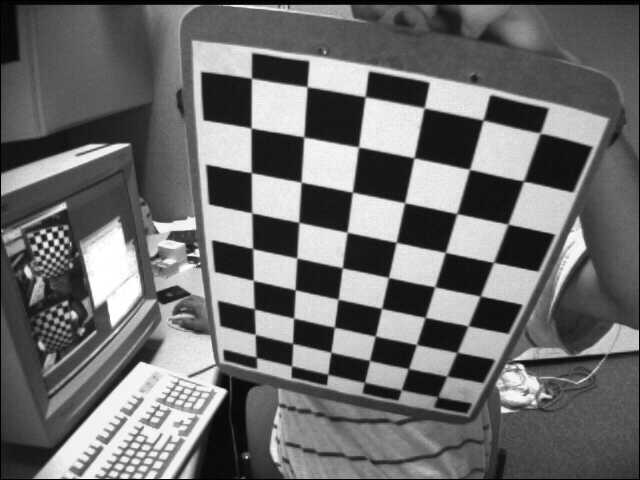
//> input picture thermal_range_calib/scripts_intrinsic/opencv_data/left03.jpg, 640 x 480 px, given in place of 0thermal.png, which was not available
$ ./laplace_test   (built with g++ and OpenCV 4)
//> lines starting //> are read from the running program, lines starting //| are printed output that depends on the picture; after the words box and inside, x2 and y2 are one past the last pixel; in counts of white or black regions, pixels touching at a corner belong together; pictures that were not available may be replaced by others from this repository, and a replacement may not be noted
//> further down, image is the input picture: 480 rows x 640 cols, CV_8UC3; min 0, max 255, mean 109
#include "opencv2/imgproc.hpp"
#include "opencv2/imgcodecs.hpp"
#include "opencv2/highgui.hpp"
#include <iostream>

using namespace cv;
using namespace std;

// 滑动条名
const string ksize_trackbarname = "ksize";
const string scale_trackbarname = "scale";
const string delta_trackbarname = "delta";
// 窗口名
const string winname = "Laplacian Demo - Simple Edge Detector";
// 最大值
const int maxNum = 4;

int ksize_value, scale_value, delta_value;

Mat image, src, src_gray;
int ddepth = CV_16S;
RNG rng(12345);


void onLaplacian(int, void *) {
    int ksize = 1 + 2 * (ksize_value % 5); // ksize取值为 1/3/5/7/9
    double scale = 1 + scale_value;        // scale取值为 1/2/3/4/5
    double delta = 10 * delta_value;       // delta取值为 0/10/20/30/40

    Mat grad, abs_grad, non_max_supped;
    Laplacian(src_gray, grad, ddepth, ksize, scale, delta, BORDER_DEFAULT);

    // converting back to CV_8U
    convertScaleAbs(grad, abs_grad);

    // non_max_supped = NonMaxSupp(abs_grad);

    imshow(winname, abs_grad);
}

void onLaplacian_counter(int, void *) {
    int ksize = 1 + 2 * (ksize_value % 5); // ksize取值为 1/3/5/7/9
    double scale = 1 + scale_value;        // scale取值为 1/2/3/4/5
    double delta = 10 * delta_value;       // delta取值为 0/10/20/30/40

    Mat grad, abs_grad, non_max_supped;
    Laplacian(src_gray, grad, ddepth, ksize, scale, delta, BORDER_DEFAULT);
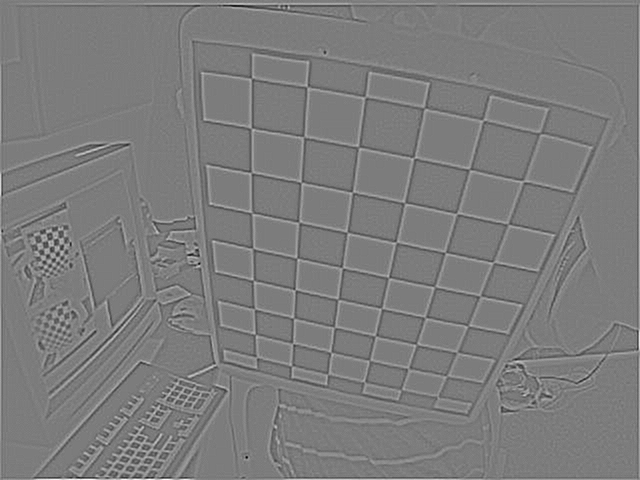
//> grad: 480 rows x 640 cols, CV_16SC1; min -118, max 123, mean 0.1; drawn with min black and max white

    // converting back to CV_8U
    convertScaleAbs(grad, abs_grad);
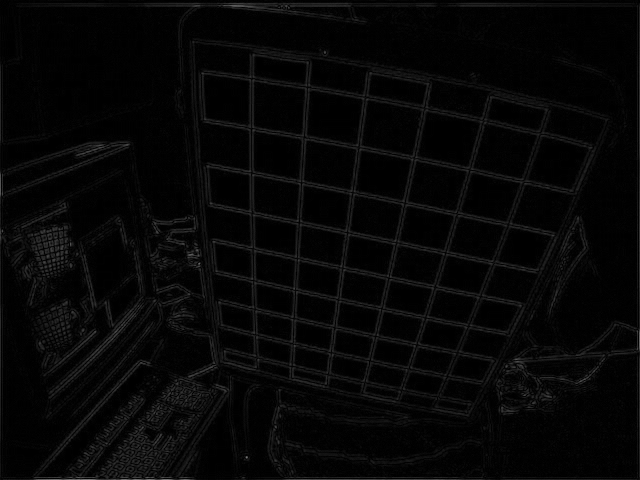
//> abs_grad: 480 rows x 640 cols, CV_8UC1; min 0, max 123, mean 6.4
    imshow( "source_window", abs_grad );


    // non_max_supped = NonMaxSupp(abs_grad);

    vector<vector<Point> > contours;
    vector<Vec4i> hierarchy;
    // findContours(abs_grad, contours, hierarchy, RETR_TREE, CHAIN_APPROX_SIMPLE );
    findContours(abs_grad, contours, hierarchy, RETR_TREE, CHAIN_APPROX_NONE );
//> contours = 18635 contours, 18279 with area under 20; largest, box (x1, y1, x2, y2) and area: (0, 0, 640, 480) 305961, (424, 119, 473, 161) 1188, (360, 158, 402, 192) 826, (311, 94, 361, 128) 784, (255, 136, 296, 176) 709
    Mat drawing = Mat::zeros( abs_grad.size(), CV_8UC3 );
    for( size_t i = 0; i< contours.size(); i++ )
    {
        Scalar color = Scalar( rng.uniform(0, 256), rng.uniform(0,256), rng.uniform(0,256) );
        drawContours( drawing, contours, (int)i, color, 2, LINE_8, hierarchy, 0 );
    }
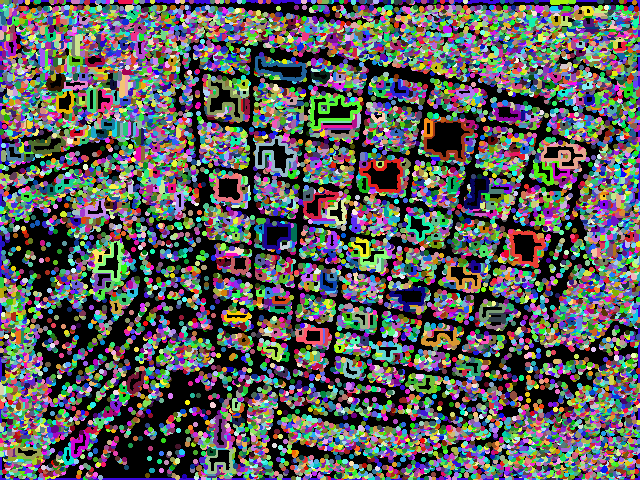
//> drawing: 480 rows x 640 cols, CV_8UC3; mean B, G, R 93.2, 93.3, 93.4
    imshow( "Contours_laplace", drawing );
}

int main(int argc, char **argv) {
    // cv::CommandLineParser parser(argc, argv,
    //                              "{@input   |../lena.jpg|input image}"
    //                              "{help    h|false|show help message}");
    // cout << "The sample uses Laplacian OpenCV functions for edge detection\n\n";
    // parser.printMessage();

    String imageName = "/home/allen/calib_ws/data_demo/0thermal.png";
    // As usual we load our source image (src)
    image = imread(imageName, IMREAD_COLOR); // Load an image
    // Check if image is loaded fine
    if (image.empty()) {
        printf("Error opening image: %s\n", imageName.c_str());
        return 1;
    }


    // Remove noise by blurring with a Gaussian filter ( kernel size = 3 )
    GaussianBlur(image, src, Size(3, 3), 0, 0, BORDER_DEFAULT);
    // Convert the image to grayscale
    cvtColor(src, src_gray, COLOR_BGR2GRAY);

    namedWindow(winname);

    // [4 lines of commented-out code are left out]

    const char* source_window = "Source";
    imshow( source_window, src );
    createTrackbar(ksize_trackbarname, source_window, &ksize_value, maxNum, onLaplacian_counter, NULL);
    createTrackbar(scale_trackbarname, source_window, &scale_value, maxNum, onLaplacian_counter, NULL);
    createTrackbar(delta_trackbarname, source_window, &delta_value, maxNum, onLaplacian_counter, NULL);
    onLaplacian_counter(0, NULL);

    waitKey(0);

    return 0;
}

$ run again, on thermal_range_calib/scripts_intrinsic/opencv_data/left04.jpg
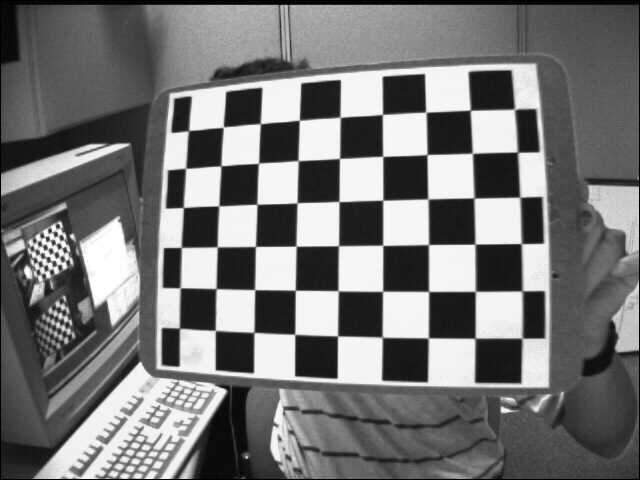
//> input picture thermal_range_calib/scripts_intrinsic/opencv_data/left04.jpg, 640 x 480 px, given in place of 0thermal.png, which was not available
//> image is the input picture: 480 rows x 640 cols, CV_8UC3; min 0, max 255, mean 117.8
//> in onLaplacian_counter, `convertScaleAbs(grad, abs_grad);`:
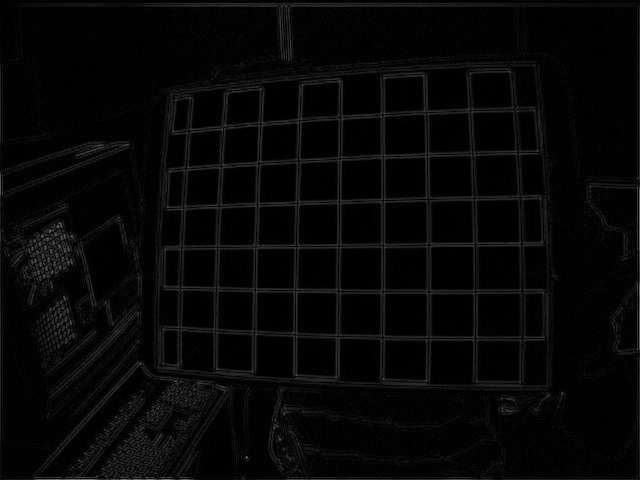
//> abs_grad: 480 rows x 640 cols, CV_8UC1; min 0, max 121, mean 6.5
//> contours = 16099 contours, 15644 with area under 20; largest, box (x1, y1, x2, y2) and area: (0, 0, 640, 480) 305872, (477, 200, 519, 242) 1318, (341, 160, 379, 200) 1224, (256, 336, 292, 377) 1202, (430, 157, 472, 194) 1176
//> after the loop in onLaplacian_counter, `for( size_t i = 0; i< contours.size(); i++ )`:
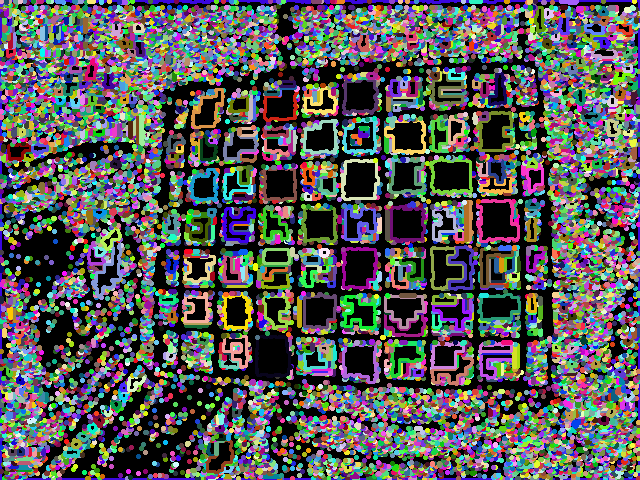
//> drawing: 480 rows x 640 cols, CV_8UC3; mean B, G, R 88.3, 87.7, 87.9

$ run again, on thermal_range_calib/scripts_intrinsic/opencv_data/left05.jpg
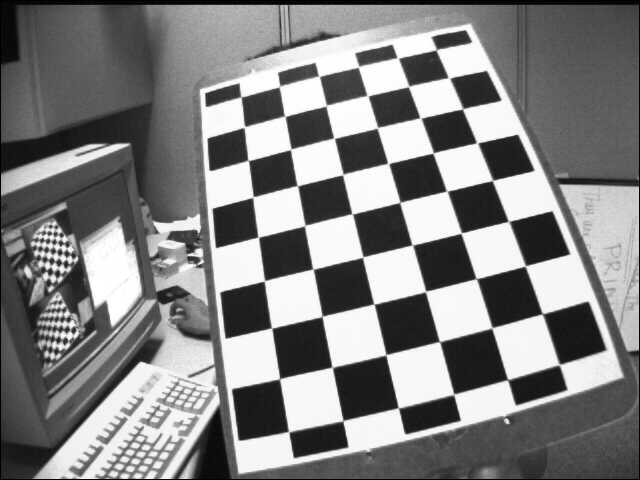
//> input picture thermal_range_calib/scripts_intrinsic/opencv_data/left05.jpg, 640 x 480 px, given in place of 0thermal.png, which was not available
//> image is the input picture: 480 rows x 640 cols, CV_8UC3; min 0, max 255, mean 129.8
//> in onLaplacian_counter, `convertScaleAbs(grad, abs_grad);`:
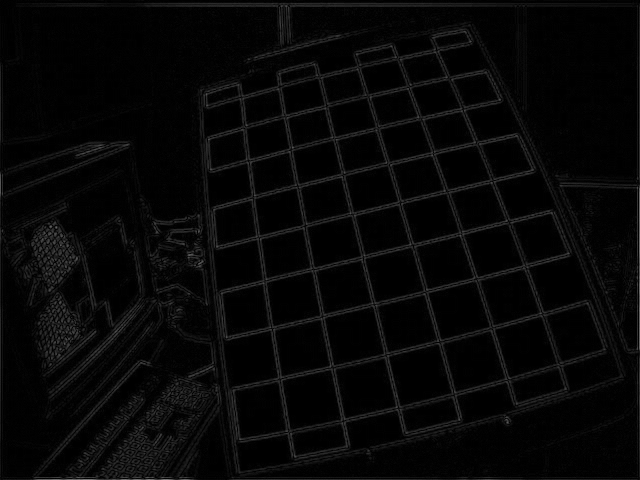
//> abs_grad: 480 rows x 640 cols, CV_8UC1; min 0, max 124, mean 6.9
//> contours = 15831 contours, 15385 with area under 20; largest, box (x1, y1, x2, y2) and area: (0, 0, 640, 480) 305920, (392, 351, 449, 403) 1808, (286, 374, 336, 425) 1612, (535, 255, 585, 306) 1558, (224, 335, 273, 385) 1534
//> after the loop in onLaplacian_counter, `for( size_t i = 0; i< contours.size(); i++ )`:
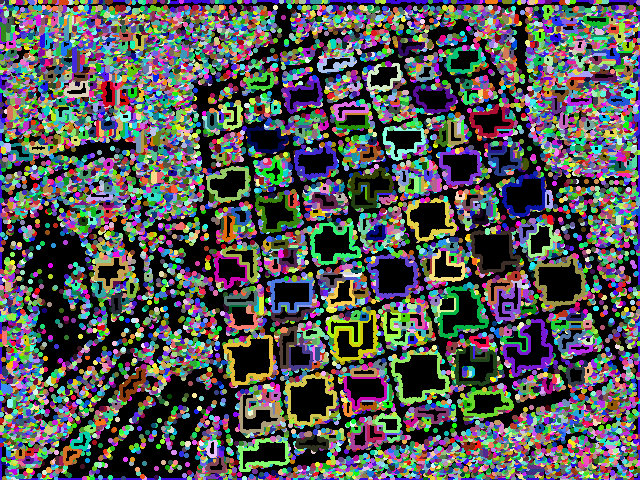
//> drawing: 480 rows x 640 cols, CV_8UC3; mean B, G, R 85.8, 86.5, 85.1
